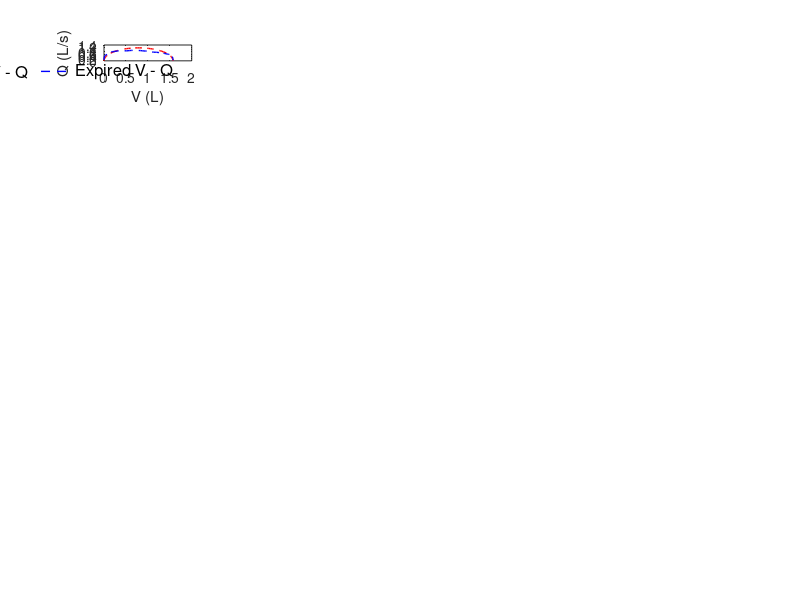

This figure's MATLAB source: (Note: this script raises an error after producing the figure.)
close all; clear all; clc
atWork = 0;
print_on = 1;

colorBlue = '#0000FF';
colorRed = '#FF0000';
colorBlack = '#000000';
colorGreen = '#009A17';
colorOrange = '#FF6600';
pt = 1.0;
FS = 10;

%% Plot Setup:
if atWork == 1
    figPos1 = [-1900, 100, 600, 700]; % Work
    figPos2 = [-1250, 400, 600, 600];
    figPos3 = [-600, 400, 600, 600];
    figPos4 = [-1900, 100, 600, 600];
    figPos5 = [-1250, 100, 600, 600];
    figPos6 = [-600, 100, 600, 300];
else
    figPos1 = [2580, -190, 1000, 1270]; % Home
    figPos2 = [-1250, 500, 600, 600];
    figPos3 = [-600, 500, 600, 600];
    figPos4 = [-1900, 150, 600, 600];
    figPos5 = [-1250, 150, 600, 600];
    figPos6 = [-600, 150, 600, 300];
end

%%
load young_results.mat

tlim = [0 4];
qlim = [0 1.5];
vlim = [0 2.0];
plim = [-40 15];


%% Passive expiration

for ii = 1:20

    Pa = young.pressure(ii,:)';
    V = young.volume(ii,:)';
    Q = young.flow(ii,:)';
    T = young.time(ii,:)';
   
    aa = find(Q<=0,1,"first"):length(V);
    V2 = V(aa) - V(end);
    Vexp = max(V)-V(end);
    Texp = T(end)-T(find(Q<=0,1,"first"));
    A = pi*(Vexp)/(2*Texp);
    t(:,ii) = T(aa) - T(find(Q<=0,1,"first"));
    PassiveQ(:,ii) = A*sin(pi*t(:,ii)/Texp);
    PassiveV(:,ii) = cumtrapz(t(:,ii),PassiveQ(:,ii));
    ExpiredQ(:,ii) = -Q(aa);
    ExpiredV(:,ii) = -(V2-Vexp);
end

%%
figure('Position',figPos1)
subplot(8,5,1)
plot(PassiveV(:,1),PassiveQ(:,1),'Color',colorRed,'Linewidth',pt,'Linestyle','--'); hold on
plot(ExpiredV(:,1),ExpiredQ(:,1),'Color',colorBlue,'Linewidth',pt,'Linestyle','--'); hold on
xlabel('V (L)')
ylabel('Q (L/s)')
leg1 = legend('Passive V - Q','Expired V - Q','FontSize',12,...
    'Orientation','horizontal');
legend boxoff
leg1.Position(1:2) = [.62 .48];
xlim(vlim)
ylim(qlim)
grid on
set(gca,'FontSize',FS);

for ii = 2:20
    subplot(8,5,ii)
    plot(PassiveV(:,ii),PassiveQ(:,ii),'Color',colorRed,'Linewidth',pt,'Linestyle','--'); hold on
    plot(ExpiredV(:,ii),ExpiredQ(:,ii),'Color',colorBlue,'Linewidth',pt,'Linestyle','--'); hold on
    xlabel('V (L)')
    ylabel('Q (L/s)')
    xlim(vlim)
    ylim(qlim)
    grid on
    set(gca,'FontSize',FS);
end
  
if print_on ==1
    print('-r400','-dpng','V-Q_young.png');
else 
end
% figure('Position',figPos1)
% for ii = 1:20
%  
%     subplot(8,5,ii)
%     plot(t(:,ii),PassiveQ(:,ii),'Color',colorRed,'Linewidth',pt,'Linestyle','--'); hold on
%     plot(t(:,ii),ExpiredQ(:,ii),'Color',colorBlue,'Linewidth',pt,'Linestyle','--'); hold on
%     xlabel('t (s)')
%     ylabel('Q (L/s)')
% %     xlim(vlim)
% %     ylim(qlim)
%     grid on
%     set(gca,'FontSize',FS);
% end


% young.PassiveQ = PassiveQ;
% young.PassiveV = PassiveV;
% young.ExpiredQ = ExpiredQ;
% young.ExpiredV = ExpiredV;
% 
% save('young_results.mat','young','-append')

%% Analysis RMSE and CORRCOEF

for ii = 1:20
young.RMSE(ii,:) = rmse(young.PassiveQ(:,ii),young.ExpiredQ(:,ii));
end

       
